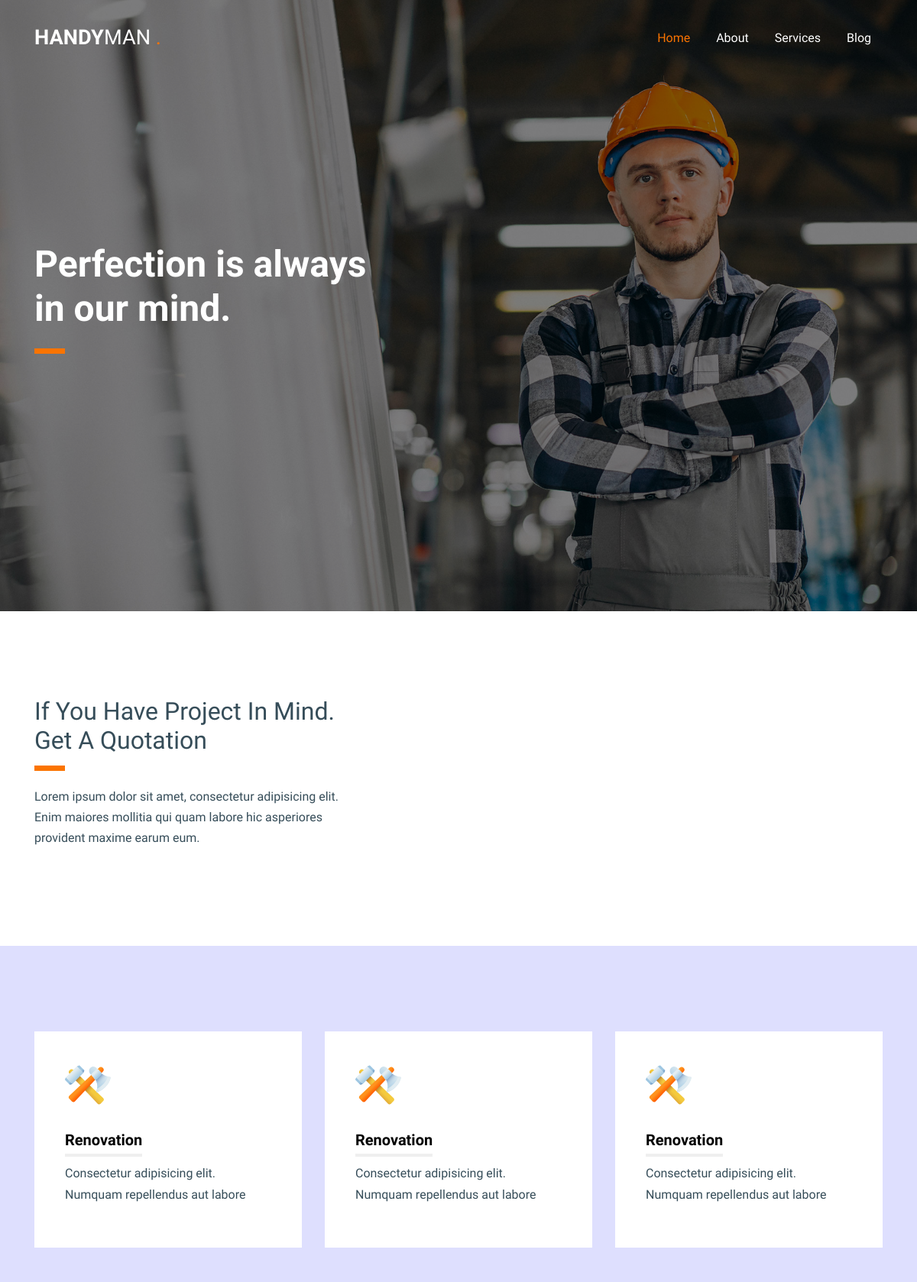
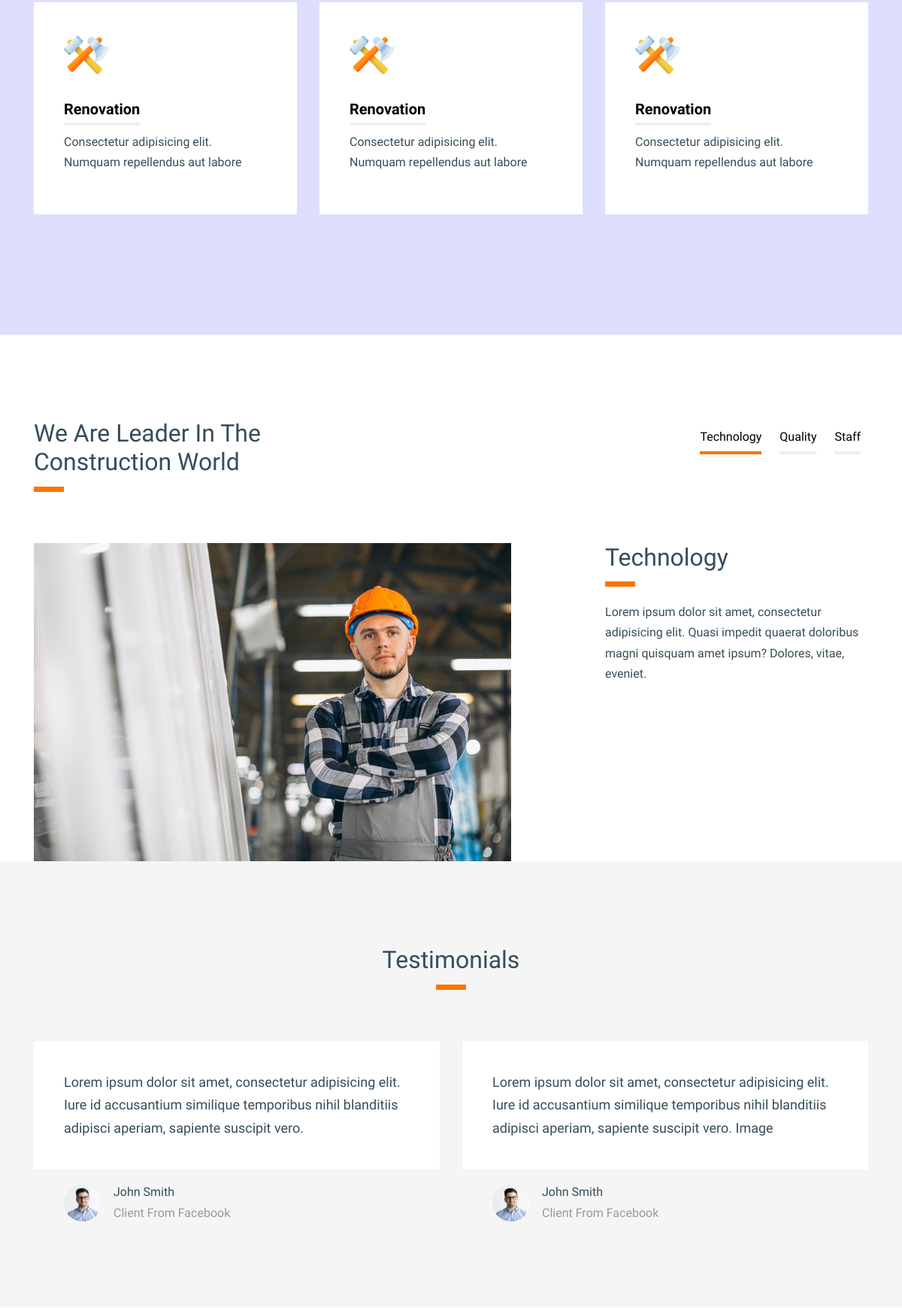
The page / (upper part) on the database its author committed (2 pictures, top to bottom).
### app/models.py (models this page shows)
class Header(models.Model):
    title = models.CharField(max_length=255)

class Body(models.Model):
    title = models.CharField(max_length=255)
    body = models.TextField(max_length=255)

class Card(models.Model):
    title = models.CharField(max_length=255)
    text = models.TextField(max_length=255)

class Leader(models.Model):
    title = models.CharField(max_length=255)

class LeaderCards(models.Model):
    title = models.CharField(max_length=255)
    text = models.TextField(max_length=255)

class Testimonials(models.Model):
    text = models.TextField(max_length=255)
    username = models.CharField(max_length=255)
    job = models.CharField(max_length=255)

### app/views.py (the view)
# urls.py: path('', main, name='main'),
def main(request):
    header = Header.objects.all()
    body = Body.objects.all()
    card = Card.objects.all()
    leader = Leader.objects.all()
    leadercards = LeaderCards.objects.all()
    testimonials = Testimonials.objects.all()
    blog = Blog.objects.all()
    context = {
        'header': header,
        'body': body,
        'card': card,
        'leader': leader,
        'leadercards': leadercards,
        'testimonials': testimonials,
        'blog': blog,
    }
    return render(request, 'index.html', context)

### templates/index.html (shortened to what this page needs)
{%load static%}
<!doctype html>
<html lang="en">
  <head>
    <link rel="stylesheet" href="{% static 'fonts/icomoon/style.css' %}">
    <link rel="stylesheet" href="{% static 'css/bootstrap.min.css' %}">
    <link rel="stylesheet" href="{% static 'css/bootstrap-datepicker.css' %}">
    <link rel="stylesheet" href="{% static 'css/jquery.fancybox.min.css' %}">
    <link rel="stylesheet" href="{% static 'css/owl.carousel.min.css' %}">
    <link rel="stylesheet" href="{% static 'css/owl.theme.default.min.css' %}">
    <link rel="stylesheet" href="{% static 'fonts/flaticon/font/flaticon.css' %}">
    <link rel="stylesheet" href="{% static 'css/aos.css' %}">
    <link rel="stylesheet" href="{% static 'css/style.css' %}">
  </head>
  <body data-spy="scroll" data-target=".site-navbar-target" data-offset="300">
    <div class="site-wrap" id="home-section">
      <header class="site-navbar site-navbar-target" role="banner">
        <div class="container">
          <div class="row align-items-center position-relative">
            <div class="col-3 ">
              <div class="site-logo">
                <a href="{% url 'main' %}"><strong>Handy</strong>man <span class="text-primary">.</span> </a>
              </div>
            </div>
            <div class="col-9  text-right">
              <nav class="site-navigation text-right ml-auto d-none d-lg-block" role="navigation">
                <ul class="site-menu main-menu js-clone-nav ml-auto ">
                  <li class="active"><a href="{% url 'main' %}" class="nav-link">Home</a></li>
                  <li><a href="{% url 'about' %}" class="nav-link">About</a></li>
                  <li><a href="{% url 'services' %}" class="nav-link">Services</a></li>
                  <li><a href="{% url 'blog' %}" class="nav-link">Blog</a></li>
                </ul>
              </nav>
            </div>
          </div>
        </div>
      </header>
      <div class="ftco-blocks-cover-1">
      <div class="ftco-cover-1 overlay" style="background-image: url('images/hero_1.jpg')">
        <div class="container">
          <div class="row align-items-center">
            <div class="col-lg-5">
              {% for Header in header %}
              <h1 class="line-bottom">{{Header.title}}</h1>
              {% endfor %}
            </div>
          </div>
        </div>
      </div>
    </div>
    <div class="site-section">
      <div class="container">
        <div class="row">
          <div class="col-md-5 pr-md-5 mr-auto">
            {% for Body in body %}
            <h2 class="line-bottom">{{Body.title}}</h2>
            <p>{{ Body.body }}</p>
            {% endfor %}
          </div>
        </div>
      </div>
    </div>
    <div class="site-section" style="background-color: #dedffe;">
      <div class="container">
        <div class="row align-items-stretch">
          {% for Card in card%}
          <div class="col-md-6 mb-5 mb-lg-5 col-lg-4">
            <div class="service-2 h-100">
              <div class="svg">
                <img src="{% static 'images/flaticon/svg/001-renovation.svg' %}" alt="Image" class="">
              </div>
              <h3><span>{{Card.title}}</span></h3>
              <p>{{Card.text}}</p>
            </div>
          </div>
          {% endfor %}
        </div>
      </div>
    </div>
    <div class="site-section">
      <div class="container">
        <div class="row mb-5">
          <div class="col-md-4 mr-auto">
            {% for Leader in leader%}
            <h2 class="line-bottom">{{ Leader.title }}</h2>
            {% endfor %}
          </div>
          <div class="col-md-8 text-right">
            <nav class="custom-tab nav" role="tablist"  class="nav nav-tabs" id="nav-tab" role="tablist">
              <a href="#nav-one" class="nav-item nav-link active" data-toggle="tab" role="tab"  aria-controls="nav-one" aria-selected="true">Technology</a>
              <a href="#nav-two" class="nav-item nav-link" data-toggle="tab" role="tab" aria-controls="nav-two" aria-selected="false">Quality</a>
              <a href="#nav-three" class="nav-item nav-link" data-toggle="tab" role="tab" aria-controls="nav-three" aria-selected="false">Staff</a>
            </nav>
          </div>
        </div>
        <div class="row">
          <div class="col-12">
            <div class="tab-content" id="nav-tabContent">
              {% for LeaderCards in leadercards %}
              <div class="tab-pane fade show active" id="nav-one" role="tabpanel" aria-labelledby="nav-one-tab">
                <div class="row">
                  <div class="col-md-7">
                    <img src="{% static 'images/hero_1.jpg' %}" alt="Image" class="img-fluid">
                  </div>
                  <div class="col-md-4 ml-auto">
                    <h2 class="line-bottom">{{LeaderCards.title}}</h2>
                    <p>{{LeaderCards.text}}</p>
                  </div>
                </div>
              </div>
              {% endfor %}
          </div>
        </div>
      </div>
    </div>
    <div class="site-section bg-light">
      <div class="container">
        <div class="row mb-5">
          <div class="col-md-4 mx-auto">
            <h2 class="line-bottom text-center">Testimonials</h2>
          </div>
        </div>
        <div class="row">
          {% for Testimonials in testimonials %}
          <div class="col-lg-6">
            <div class="testimonial-3">
              <blockquote>{{ Testimonials.text }}</blockquote>
              <div class="vcard d-flex align-items-center">
                <div class="img-wrap mr-3">
                  <img src="{% static 'images/person_1.jpg' %}" alt="Image" class="img-fluid">
                </div>
                <div>
                  <span class="d-block">{{Testimonials.username}}</span>
                  <span class="position">{{Testimonials.job}}</span>
                </div>
              </div>
            </div>
          </div>
          {% endfor %}
        </div>
      </div>
    </div>
    </div>
  </body>
</html>

### static/css/style.css (style rules this page uses)
html { overflow-x: hidden; }
body { line-height: 1.7; color: #364d59 !important; font-weight: 300; font-size: 1rem; }
a { -webkit-transition: .3s all ease; -o-transition: .3s all ease; transition: .3s all ease; text-decoration: none; }
h1, h2, h3, h4, h5, .h1, .h2, .h3, .h4, .h5 { font-weight: 300; color: #364d59; }
.site-section { padding: 2.5em 0; }
@media (min-width: 768px) { .site-section { padding: 5em 0; } }
.site-navbar { margin-bottom: 0px; z-index: 1999; position: absolute; top: 0; width: 100%; padding: 1rem; }
.site-navbar .site-logo { margin: 0; padding: 0; font-size: 1.7rem; text-transform: uppercase; }
.site-navbar .site-logo strong { font-weight: 900; }
.site-navbar .site-logo a { color: #fff; }
.site-navbar .site-navigation .site-menu { margin: 0; padding: 0; margin-bottom: 0; }
.site-navbar .site-navigation .site-menu .active { color: #fb7400 !important; }
.site-navbar .site-navigation .site-menu a { text-decoration: none !important; display: inline-block; }
.site-navbar .site-navigation .site-menu > li { display: inline-block; }
.site-navbar .site-navigation .site-menu > li > a { margin-left: 15px; margin-right: 15px; padding: 20px 0px; color: #fff !important; display: inline-block; text-decoration: none !important; }
.site-navbar .site-navigation .site-menu > li.active > a { color: #fb7400 !important; }
.site-mobile-menu .site-nav-wrap { padding: 0; margin: 0; list-style: none; position: relative; }
.site-mobile-menu .site-nav-wrap a { padding: 10px 20px; display: block; position: relative; color: #212529; }
.site-mobile-menu .site-nav-wrap li { position: relative; display: block; }
.site-mobile-menu .site-nav-wrap li.active > a { color: #fb7400; }
.site-mobile-menu .site-nav-wrap > li { display: block; position: relative; float: left; width: 100%; }
.site-mobile-menu .site-nav-wrap > li > a { padding-left: 20px; font-size: 20px; }
.site-section { padding: 7rem 0; }
.ftco-cover-1 { background-size: cover; background-position: center center; background-repeat: no-repeat; }
.ftco-cover-1, .ftco-cover-1 .container > .row { height: 100vh; min-height: 670px; }
.ftco-cover-1 > .container { position: relative; }
.ftco-cover-1.overlay { position: relative; }
.ftco-cover-1.overlay:before { content: ""; position: absolute; top: 0; left: 0; right: 0; bottom: 0; opacity: .5; background: #000; }
.ftco-cover-1.overlay h1 { color: #fff; font-size: 3rem; font-weight: 900; }
.ftco-cover-1.overlay h1.line-bottom { position: relative; padding-bottom: 30px; }
.ftco-cover-1.overlay h1.line-bottom:after { content: ""; background: #fb7400; position: absolute; bottom: 0; width: 40px; height: 7px; left: 0; }
.bg-light { background-color: #f6f5f5 !important; }
.service-2 { padding: 40px; background: #fff; -webkit-transition: .3s all ease; -o-transition: .3s all ease; transition: .3s all ease; }
.service-2 .svg { width: 60px; margin-bottom: 30px; }
.service-2 .svg img { max-width: 100%; }
.service-2 h3 { font-size: 20px; color: #000; font-weight: 700; position: relative; }
.service-2 h3 span { display: inline-block; position: relative; padding-bottom: 10px; }
.service-2 h3 span:after { content: ""; position: absolute; bottom: 0; left: 0; width: 100%; background-color: #efefef; height: 4px; }
.testimonial-3 blockquote { padding: 40px; background: #fff; font-size: 18px; }
.testimonial-3 .img-wrap { margin-left: 40px; }
.testimonial-3 .position { color: #999; }
.testimonial-3 .vcard { -webkit-box-flex: 0; -ms-flex: 0 0 50px; flex: 0 0 50px; }
.testimonial-3 .vcard img { width: 50px; border-radius: 50%; max-width: 100%; }
.line-bottom { position: relative; padding-bottom: 20px; margin-bottom: 20px; }
.line-bottom:after { content: ""; position: absolute; width: 40px; height: 7px; left: 0; background-color: #fb7400; bottom: 0; }
.line-bottom.text-center:after { left: 50%; -webkit-transform: translateX(-50%); -ms-transform: translateX(-50%); transform: translateX(-50%); }
.custom-tab { text-align: right; display: block !important; }
.custom-tab a { display: inline-block; padding: 10px 0px; margin-left: 10px; margin-right: 10px; color: #000; position: relative; }
.custom-tab a:before { width: 100%; content: ""; position: absolute; bottom: 0; height: 4px; left: 0; background-color: #efefef; }
.custom-tab a.active:before { background-color: #fb7400; }

### rows shown on the page
Header: title "Perfection is always in our mind."
Body: title "If You Have Project In Mind. Get A Quotation", body "Lorem ipsum dolor sit amet, consectetur adipisicing elit. Enim maiores mollitia qui quam labore hic asperiores provident maxime earum eum."
Card: title "Renovation", text "Consectetur adipisicing elit. Numquam repellendus aut labore"
Card: title "Renovation", text "Consectetur adipisicing elit. Numquam repellendus aut labore"
Card: title "Renovation", text "Consectetur adipisicing elit. Numquam repellendus aut labore"
Card: title "Renovation", text "Consectetur adipisicing elit. Numquam repellendus aut labore"
Card: title "Renovation", text "Consectetur adipisicing elit. Numquam repellendus aut labore"
Card: title "Renovation", text "Consectetur adipisicing elit. Numquam repellendus aut labore"
Leader: title "We Are Leader In The Construction World"
LeaderCards: title "Technology", text "Lorem ipsum dolor sit amet, consectetur adipisicing elit. Quasi impedit quaerat doloribus magni quisquam amet ipsum? Dolores, vitae, eveniet."
Testimonials: text "Lorem ipsum dolor sit amet, consectetur adipisicing elit. Iure id accusantium similique temporibus nihil blanditiis adipisci aperiam, sapiente suscipit vero.", username "John Smith", job "Client From Facebook"
Testimonials: text "Lorem ipsum dolor sit amet, consectetur adipisicing elit. Iure id accusantium similique temporibus nihil blanditiis adipisci aperiam, sapiente suscipit vero. Image", username "John Smith", job "Client From Facebook"
